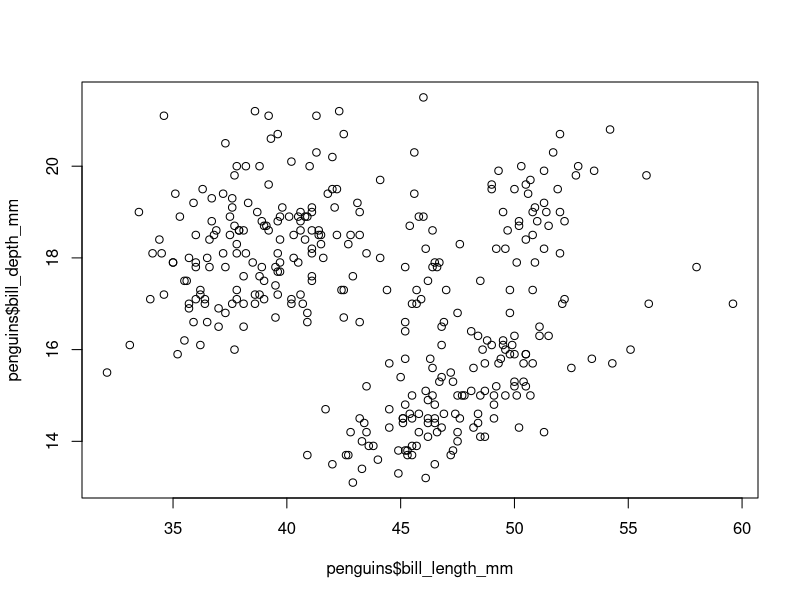
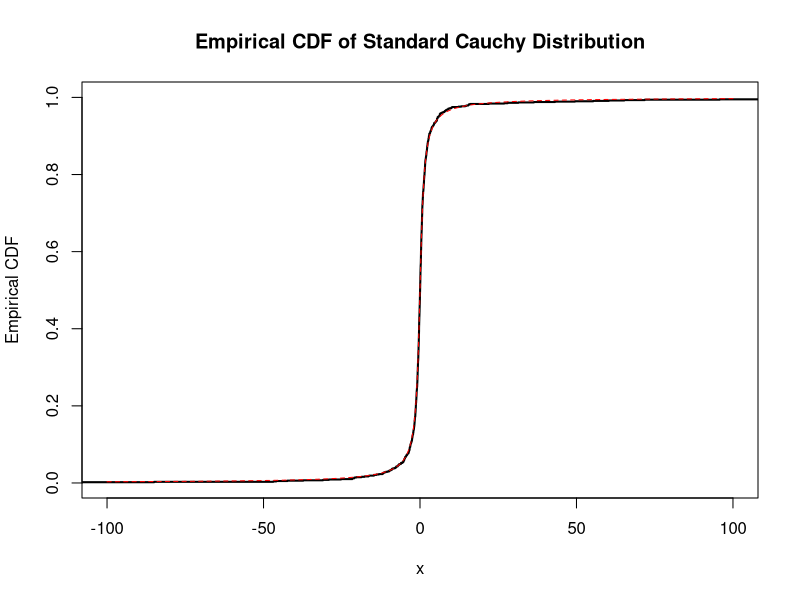

Source code (R) for these figures, in order:
## ---- chunk 1
knitr::opts_chunk$set(
  collapse = TRUE,
  comment = "#>"
)
include_solutions <- TRUE
## ---- chunk 2
require(rmarkdown)
require(knitr)
require(kableExtra)
# Put any library imports and other preamble here.
## ---- chunk 3
#| warning: false
library(palmerpenguins)
penguins <- palmerpenguins::penguins
## ---- chunk 4
#| echo: false
plot(x = penguins$bill_length_mm,
y = penguins$bill_depth_mm)

## ---- chunk 5

### Question 1a

generate_cauchy_samples <- function(n) {
  # Generate 'n' uniform random numbers between 0 and 1
  u <- runif(n)
  
  # Apply the inverse CDF formula to get Cauchy samples
  samples <- tan(pi * (u - 0.5))  
  return(samples)
}

num_samples = 1000

# Generate samples from the standard Cauchy distribution
cauchy_samples <- generate_cauchy_samples(num_samples)

## ---- chunk 6

### Question 1b

# Sort the samples in ascending order
sorted_samples <- sort(cauchy_samples)

# Calculate the cumulative probabilities for each sample
cumulative_probs <- (1:num_samples) / num_samples

x_values <- seq(-100, 100,  length.out = 1000)
cdf_values <- pcauchy(x_values)

# Plot the empirical CDF
plot(sorted_samples, 
     cumulative_probs, 
     type = "s", 
     xlab = "x", 
     ylab = "Empirical CDF", 
     main = "Empirical CDF of Standard Cauchy Distribution", 
     lwd = 2, lty = 1, xlim = c(-100,100))
lines(x_values, cdf_values, type = "l", 
      xlab = "x", ylab = "CDF", main = "CDF of Standard Cauchy Distribution", 
      col = 'red', lty = 2)
## ---- chunk 7

### Question 1c

calculate_ecdf <- function(x) {
    return(sum(sorted_samples <= x)/num_samples)
}

df <- data.frame(x = c(0.5, 1.0, 10.0), 
                ecdf = c(calculate_ecdf(0.5), 
                         calculate_ecdf(1.0), 
                         calculate_ecdf(10.0))
                )
kbl(df,
    caption = 'Empirical CDF', 
    label = 'ecdf',
    digits = 2) %>%
  kable_styling(
    bootstrap_options = c("striped", "hover", "condensed"),
    font_size = 12)
